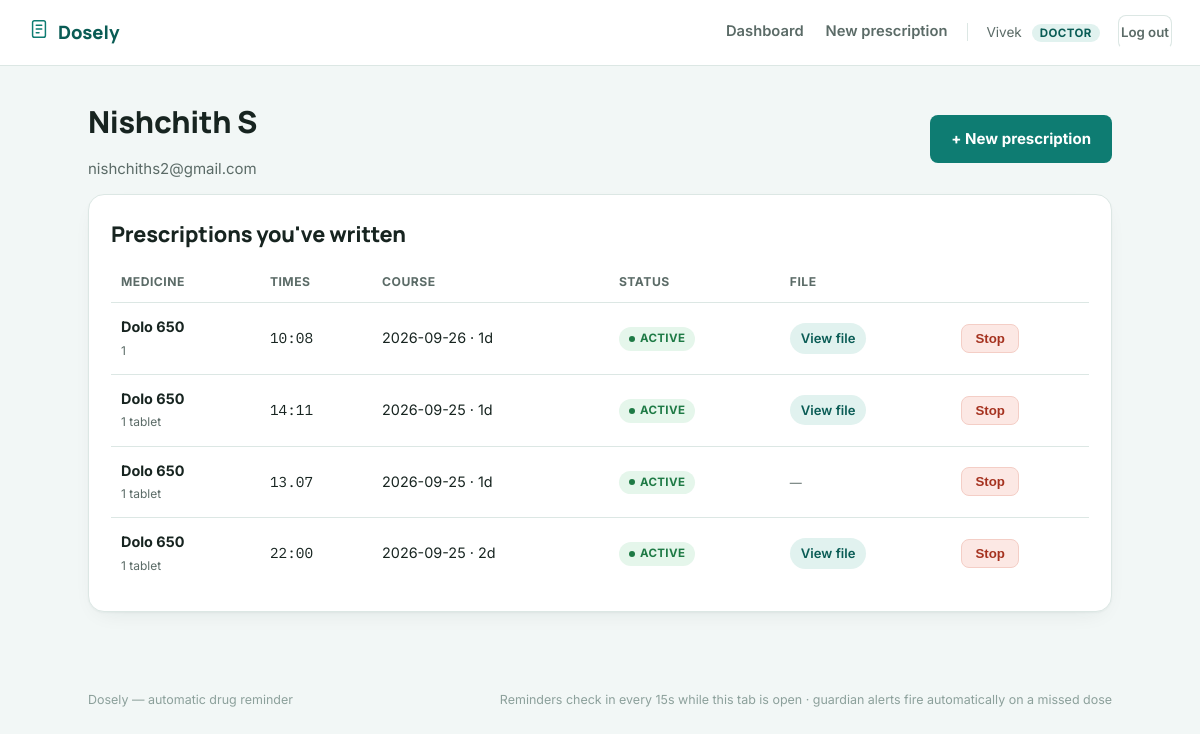
Screenshot of /doctor/patient/1 (signed in) with the database file from the repository.
### tables this page shows
CREATE TABLE users (
    id INTEGER PRIMARY KEY AUTOINCREMENT,
    name TEXT NOT NULL,
    email TEXT UNIQUE NOT NULL,
    password_hash TEXT NOT NULL,
    role TEXT NOT NULL CHECK(role IN ('doctor','patient','guardian')),
    phone TEXT,
    created_at TEXT DEFAULT (datetime('now'))
);

CREATE TABLE prescriptions (
    id INTEGER PRIMARY KEY AUTOINCREMENT,
    doctor_id INTEGER NOT NULL,
    patient_id INTEGER NOT NULL,
    medicine_name TEXT NOT NULL,
    dosage TEXT,
    times TEXT NOT NULL,               -- JSON list e.g. ["08:00","14:00","20:00"]
    start_date TEXT NOT NULL,          -- YYYY-MM-DD
    duration_days INTEGER NOT NULL,
    instructions TEXT,
    file_path TEXT,
    status TEXT NOT NULL DEFAULT 'active',   -- active / stopped
    created_at TEXT DEFAULT (datetime('now')),
    FOREIGN KEY(doctor_id) REFERENCES users(id),
    FOREIGN KEY(patient_id) REFERENCES users(id)
);

### app.py (the view)
@app.route("/doctor/patient/<int:patient_id>")
@login_required("doctor")
def doctor_view_patient(patient_id):
    user = current_user()
    patient = db.get_user_by_id(patient_id)
    if not patient or patient["role"] != "patient":
        abort(404)
    all_presc = db.get_prescriptions_by_doctor(user["id"])
    prescriptions = [p for p in all_presc if p["patient_id"] == patient_id]
    return render_template("doctor_patient_view.html", patient=patient, prescriptions=prescriptions)

### app.py (called while the page is built)
def current_user():
    uid = session.get("user_id")
    if not uid:
        return None
    return db.get_user_by_id(uid)

def login_required(role=None):
    def decorator(fn):
        @wraps(fn)
        def wrapped(*args, **kwargs):
            user = current_user()
            if not user:
                flash("Please log in to continue.", "error")
                return redirect(url_for("login"))
            if role and user["role"] != role:
                flash("That page isn't available for your account type.", "error")
                return redirect(url_for("index"))
            return fn(*args, **kwargs)
        return wrapped
    return decorator

@app.context_processor
def inject_user():
    return {"current_user": current_user()}

### db.py (called while the page is built)
def get_db():
    conn = sqlite3.connect(DB_PATH, check_same_thread=False, timeout=10)
    conn.row_factory = sqlite3.Row
    conn.execute("PRAGMA foreign_keys = ON")
    return conn

def get_user_by_id(user_id):
    conn = get_db()
    row = conn.execute("SELECT * FROM users WHERE id = ?", (user_id,)).fetchone()
    conn.close()
    return row

def get_prescriptions_by_doctor(doctor_id):
    conn = get_db()
    rows = conn.execute(
        """SELECT p.*, u.name AS patient_name, u.email AS patient_email FROM prescriptions p
           JOIN users u ON u.id = p.patient_id
           WHERE p.doctor_id = ? ORDER BY p.created_at DESC""",
        (doctor_id,),
    ).fetchall()
    conn.close()
    return rows

### templates/doctor_patient_view.html (shortened to what this page needs)
{% extends "base.html" %}
{% block content %}
<div class="section-head">
  <div>
    <h1>{{ patient.name }}</h1>
    <p class="muted" style="margin:0">{{ patient.email }}{% if patient.phone %} · {{ patient.phone }}{% endif %}</p>
  </div>
  <a href="{{ url_for('doctor_prescribe') }}" class="btn-solid">+ New prescription</a>
</div>
<div class="card">
  <div class="section-head"><h2>Prescriptions you've written</h2></div>
  {% if prescriptions %}
    <table>
      <thead><tr><th>Medicine</th><th>Times</th><th>Course</th><th>Status</th><th>File</th><th></th></tr></thead>
      <tbody>
      {% for p in prescriptions %}
        <tr>
          <td><strong>{{ p.medicine_name }}</strong><br><small class="muted">{{ p.dosage }}</small></td>
          <td class="mono">{{ p.times | replace('["','') | replace('"]','') | replace('","', ', ') }}</td>
          <td>{{ p.start_date }} · {{ p.duration_days }}d</td>
          <td><span class="badge badge-{{ p.status }}"><span class="badge-dot"></span>{{ p.status }}</span></td>
          <td>
            {% if p.file_path %}
              <a href="{{ url_for('static', filename=p.file_path) }}" target="_blank" class="file-chip">View file</a>
            {% else %}
              <small class="muted">—</small>
            {% endif %}
          </td>
          <td>
            {% if p.status == 'active' %}
            <form method="POST" action="{{ url_for('doctor_stop_prescription', prescription_id=p.id) }}" onsubmit="return confirm('Stop this prescription?');">
              <button type="submit" class="btn-danger-sm">Stop</button>
            </form>
            {% endif %}
          </td>
        </tr>
      {% endfor %}
      </tbody>
    </table>
  {% else %}
    <div class="empty-state">
      <h3>No prescriptions for this patient yet</h3>
    </div>
  {% endif %}
</div>
{% endblock %}

### templates/base.html (shortened to what this page needs)
<!DOCTYPE html>
<html lang="en">
<head>
<link rel="stylesheet" href="{{ url_for('static', filename='css/style.css') }}">
</head>
<body>
<header class="topbar">
  <a class="brand" href="{{ url_for('index') }}">
    <span class="brand-mark" aria-hidden="true">
    </span>
    Dosely
  </a>
  <nav class="topnav">
    {% if current_user %}
      {% if current_user.role == 'doctor' %}
        <a href="{{ url_for('doctor_dashboard') }}" class="{{ 'active' if request.endpoint == 'doctor_dashboard' }}">Dashboard</a>
        <a href="{{ url_for('doctor_prescribe') }}" class="{{ 'active' if request.endpoint == 'doctor_prescribe' }}">New prescription</a>
      {% elif current_user.role == 'guardian' %}
        <a href="{{ url_for('guardian_dashboard') }}" class="{{ 'active' if request.endpoint == 'guardian_dashboard' }}">Dashboard</a>
      {% endif %}
      <span class="nav-user">{{ current_user.name }} <em>{{ current_user.role }}</em></span>
      <a href="{{ url_for('logout') }}" class="btn-ghost-sm">Log out</a>
    {% else %}
      <a href="{{ url_for('login') }}">Log in</a>
      <a href="{{ url_for('register') }}" class="btn-solid-sm">Get started</a>
    {% endif %}
  </nav>
</header>
<main class="page">
  {% block content %}{% endblock %}
</main>
<footer class="pagefoot">
  <span>Dosely — automatic drug reminder</span>
  <span class="pagefoot-muted">Reminders check in every 15s while this tab is open · guardian alerts fire automatically on a missed dose</span>
</footer>
</body>
</html>

### static/css/style.css (style rules this page uses)
:root { --bg: #F2F7F6; --surface: #FFFFFF; --surface-alt: #EAF3F1; --border: #DCE7E4; --text: #172420; --text-muted: #5B6B67; --text-faint: #8CA09B; --primary: #0E7C72; --primary-dark: #0A5C55; --primary-tint: #E1F2EF; --success: #2E9E5B; --success-tint: #E5F6EB; --warning: #C1810F; --warning-tint: #FBF0DA; --danger: #CF4531; --danger-tint: #FCE8E4; --font-display: 'Manrope', 'Segoe UI', sans-serif; --font-body: 'Inter', 'Segoe UI', sans-serif; --font-mono: 'IBM Plex Mono', 'Courier New', monospace; --radius-lg: 16px; --radius-md: 12px; --radius-sm: 8px; --shadow: 0 1px 2px rgba(15,45,40,.04), 0 8px 24px -12px rgba(15,45,40,.12); }
* { box-sizing:border-box; }
html,body { margin:0;padding:0; }
body { background:var(--bg); color:var(--text); font-family:var(--font-body); font-size:15px; line-height:1.55; -webkit-font-smoothing:antialiased; }
h1,h2,h3,h4 { font-family:var(--font-display); font-weight:800; letter-spacing:-0.01em; color:var(--text); margin:0 0 .4em; }
h1 { font-size:1.9rem; }
h2 { font-size:1.35rem; }
p { margin:0 0 1em; }
a { color:var(--primary-dark); }
small, .muted { color:var(--text-muted); }
code, .mono { font-family:var(--font-mono); }
.topbar { display:flex; align-items:center; justify-content:space-between; padding:14px 28px; background:var(--surface); border-bottom:1px solid var(--border); position:sticky; top:0; z-index:20; }
.brand { display:flex; align-items:center; gap:8px; font-family:var(--font-display); font-weight:800; font-size:1.15rem; color:var(--primary-dark); text-decoration:none; }
.brand-mark { color:var(--primary); }
.topnav { display:flex; align-items:center; gap:18px; font-size:.92rem; }
.topnav a { color:var(--text-muted); text-decoration:none; font-weight:600; padding:6px 2px; border-bottom:2px solid transparent; }
.nav-user { color:var(--text-muted); font-size:.85rem; }
.nav-user em { font-style:normal; color:var(--primary-dark); background:var(--primary-tint); padding:2px 8px; border-radius:999px; margin-left:6px; font-size:.72rem; font-weight:700; text-transform:uppercase; letter-spacing:.04em; }
.page { max-width:1080px; margin:0 auto; padding:32px 28px 60px; }
.pagefoot { max-width:1080px; margin:0 auto; padding:18px 28px 40px; display:flex; justify-content:space-between; font-size:.78rem; color:var(--text-faint); flex-wrap:wrap; gap:6px; }
.btn-solid, .btn-ghost, .btn-solid-sm, .btn-ghost-sm { display:inline-flex; align-items:center; justify-content:center; gap:6px; font-family:var(--font-body); font-weight:700; cursor:pointer; border-radius:var(--radius-sm); border:1px solid transparent; text-decoration:none; transition:transform .08s ease, background .15s ease, border-color .15s ease; }
.btn-solid { background:var(--primary); color:#fff; padding:11px 20px; font-size:.94rem; }
.btn-ghost-sm { background:transparent; color:var(--text-muted); border-color:var(--border); padding:6px 13px; font-size:.83rem; }
.btn-danger-sm { background:var(--danger-tint); color:#A5321F; border:1px solid #f4cec6; padding:6px 13px; font-size:.83rem; border-radius:var(--radius-sm); font-weight:700; cursor:pointer; }
.card { background:var(--surface); border:1px solid var(--border); border-radius:var(--radius-lg); padding:22px; box-shadow:var(--shadow); }
.section-head { display:flex; align-items:center; justify-content:space-between; margin-bottom:14px; gap:12px; flex-wrap:wrap; }
.badge { display:inline-flex; align-items:center; gap:5px; padding:3px 10px; border-radius:999px; font-size:.72rem; font-weight:700; text-transform:uppercase; letter-spacing:.03em; }
.badge-active, .badge-taken { background:var(--success-tint); color:#1E7A45; }
.badge-dot { width:6px; height:6px; border-radius:50%; background:currentColor; }
table { width:100%; border-collapse:collapse; font-size:.9rem; }
th { text-align:left; color:var(--text-muted); font-weight:700; font-size:.76rem; text-transform:uppercase; letter-spacing:.04em; padding:0 10px 10px; border-bottom:1px solid var(--border); }
td { padding:13px 10px; border-bottom:1px solid var(--border); vertical-align:middle; }
tr:last-child td { border-bottom:none; }
.file-chip { display:inline-flex; align-items:center; gap:6px; font-size:.82rem; color:var(--primary-dark); background:var(--primary-tint); padding:5px 11px; border-radius:999px; text-decoration:none; font-weight:600; }

### rows the page displays
users: name "Vivek", role "DOCTOR"
users: name "Nishchith S", email "nishchiths2@gmail.com"
prescriptions: medicine_name "Dolo 650", dosage "1", times "10:08", start_date "2026-09-26", duration_days "1", status "ACTIVE"
prescriptions: medicine_name "Dolo 650", dosage "1 tablet", times "14:11", start_date "2026-09-25", duration_days "1", status "ACTIVE"
prescriptions: medicine_name "Dolo 650", dosage "1 tablet", times "13.07", start_date "2026-09-25", duration_days "1", status "ACTIVE"
prescriptions: medicine_name "Dolo 650", dosage "1 tablet", times "22:00", start_date "2026-09-25", duration_days "2", status "ACTIVE"
